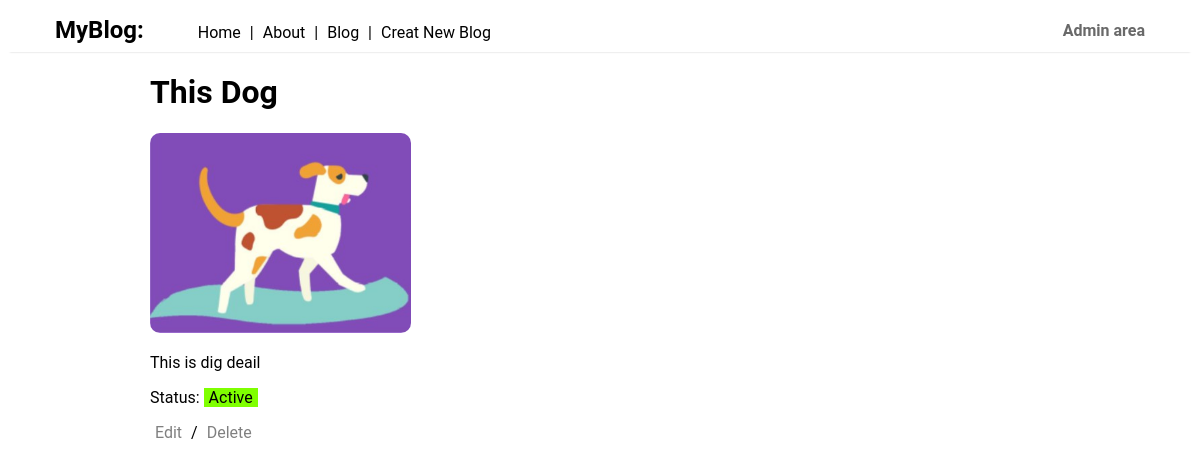
The app's page /blog/1/ (signed in), older data.
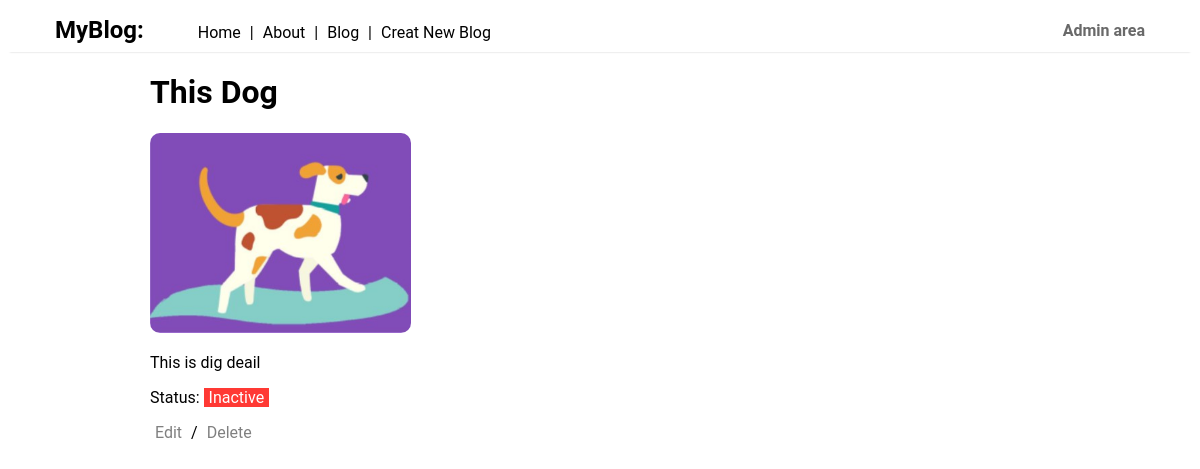
The same page, newer data.
### blog/models.py (models this page shows)
class Article(models.Model):
    title = models.CharField(max_length=120)
    content = models.TextField()
    active = models.BooleanField(default=True)
    image = models.ImageField(upload_to='banners')
    def get_absolute_url(self):
        return reverse("blog:detail", kwargs={"id": self.id})

### blog/views.py (the view)
# urls.py: path('<int:id>/', ArticleDetailView.as_view(), name='detail'),
class ArticleDetailView(DetailView):
    template_name = 'blog/detail.html'
    def get_object(self):
        id_ = self.kwargs.get("id")
        return get_object_or_404(Article, id=id_)

### blog/templates/blog/detail.html
{% extends 'base.html' %}
{% block content %}
    <h1>{{ object.title }}</h1>
    <img class="banner" src="{{ object.image.url }}" alt="{{ object.title }}">
    <p>{{ object.content|linebreaks }}</p>
    {% if not user.is_anonymous %}
        <p>Status: {% if object.active %} <span class="active">Active</span> {% else %} <span class="inactive">Inactive</span> {% endif %}</p>
    {% endif %}
    <span><a href="{{ object.get_absolute_url }}update">Edit</a></span>
    <span> / </span>
    <span><a href="{{ object.get_absolute_url }}delete">Delete</a></span>
{% endblock %}

### templates/base.html (shortened to what this page needs)
<!DOCTYPE html>
<html lang="en">
<head>
</head>
<body>
    <nav><div>{% include 'navbar.html' %}</div></nav>
    <main>
        {% block content %}
        {% endblock %}
    </main>
</body>
</html>

### templates/navbar.html
<h2><a href="/">MyBlog:</a></h2>
<ul id="navbar">
    <li><a href="/">Home</a> | </li>
    <li><a href="/about">About</a> | </li>
    <li><a href="/blog">Blog</a> | </li>
    <li><a href="/blog/create">Creat New Blog</a></li>
    <li class="admin"><a href="/admin">Admin area</a></li>
</ul>

### templates/base.html (style rules this page uses)
body { font-family: "Roboto", "Lucida Grande", "DejaVu Sans", "Bitstream Vera Sans", Verdana, Arial, sans-serif; }
main { max-width: 900px; margin: auto; }
nav div { width: 1100px; margin: auto; }
nav { padding: 0.5rem 0 0.5rem 0; margin-bottom: 1rem; box-shadow: 0 2px 2px -2px rgba(0,0,0,.2); }
ul#navbar { display:inline; }
li { margin-bottom: 5px; margin-top: 5px; }
ul#navbar li, h2 { display:inline; text-decoration: none; }
a { padding-left: 5px; padding-right: 5px; text-decoration: none; color: black; }
span a { color: grey; }
.inactive { padding: 0 5px 0 5px; background: #ff3934; color: #fff; }
.admin { float: right; }
.admin a { color: dimgrey; font-weight: bold; }
.banner { height: 200px; overflow: hidden; object-fit: cover; border-radius: 10px; }

Row changes from the older to the newer data that the page shows:
changed Article "This Dog": active True → False (drawn)
Text that changed along with them:
text no longer shown: "Active"
text now shown: "Inactive"
